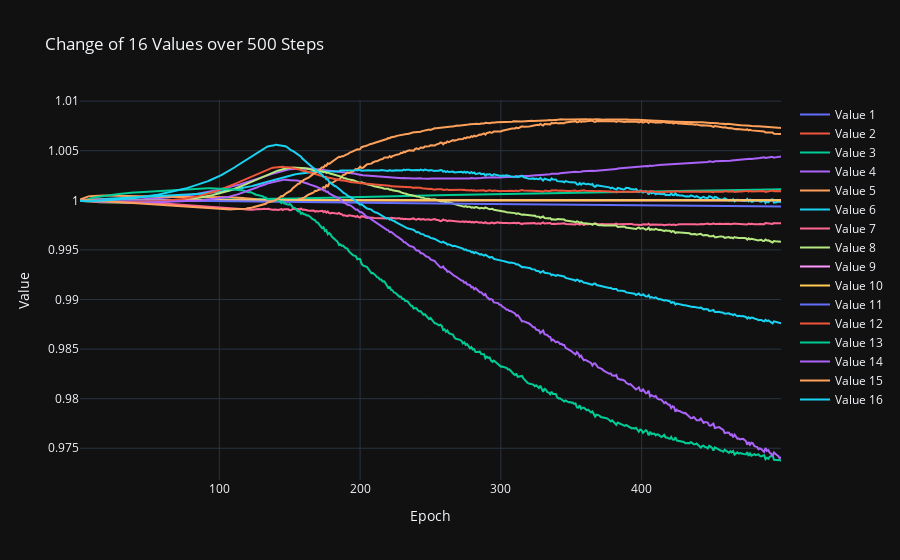

Notebook code cell kept with this figure:
### Markdown cell above
# Vars

### Code cell
import numpy as np
import plotly.graph_objects as go


data = experiment_data_loader.experiment_data['000001']['repetition_data'][1]


means = []
for mean_idx in range(16):
    means.append(data[f"var{mean_idx}"])

    
data = np.stack(means, axis=1)

# Preparing data for plotting
epochs = np.arange(1, data.shape[0])
traces = []
for i in range(data.shape[1]):
    traces.append(go.Scatter(x=epochs, y=data[:, i], mode='lines', name=f'Value {i+1}'))

# Plotting with Plotly
layout = go.Layout(title='Change of 16 Values over 500 Steps',
                   xaxis=dict(title='Epoch'),
                   yaxis=dict(title='Value'),
                   template='plotly_dark')

fig = go.Figure(data=traces, layout=layout)
fig.show()

### Figure 1 — Plotly figure (JSON) as saved in the notebook; plotly's stock layout.template omitted (floating-point values rounded to 4 significant figures; data arrays with more than 128 entries replaced by an {"elided": "..."} marker saying what was removed)
{"data": [{"mode": "lines", "name": "Value 1", "type": "scatter", "x": {"elided": "499 int values"}, "y": {"elided": "500 int values"}}, {"mode": "lines", "name": "Value 2", "type": "scatter", "x": {"elided": "499 int values"}, "y": {"elided": "500 float values"}}, {"mode": "lines", "name": "Value 3", "type": "scatter", "x": {"elided": "499 int values"}, "y": {"elided": "500 float values"}}, {"mode": "lines", "name": "Value 4", "type": "scatter", "x": {"elided": "499 int values"}, "y": {"elided": "500 float values"}}, {"mode": "lines", "name": "Value 5", "type": "scatter", "x": {"elided": "499 int values"}, "y": {"elided": "500 float values"}}, {"mode": "lines", "name": "Value 6", "type": "scatter", "x": {"elided": "499 int values"}, "y": {"elided": "500 float values"}}, {"mode": "lines", "name": "Value 7", "type": "scatter", "x": {"elided": "499 int values"}, "y": {"elided": "500 float values"}}, {"mode": "lines", "name": "Value 8", "type": "scatter", "x": {"elided": "499 int values"}, "y": {"elided": "500 float values"}}, {"mode": "lines", "name": "Value 9", "type": "scatter", "x": {"elided": "499 int values"}, "y": {"elided": "500 int values"}}, {"mode": "lines", "name": "Value 10", "type": "scatter", "x": {"elided": "499 int values"}, "y": {"elided": "500 int values"}}, {"mode": "lines", "name": "Value 11", "type": "scatter", "x": {"elided": "499 int values"}, "y": {"elided": "500 float values"}}, {"mode": "lines", "name": "Value 12", "type": "scatter", "x": {"elided": "499 int values"}, "y": {"elided": "500 float values"}}, {"mode": "lines", "name": "Value 13", "type": "scatter", "x": {"elided": "499 int values"}, "y": {"elided": "500 float values"}}, {"mode": "lines", "name": "Value 14", "type": "scatter", "x": {"elided": "499 int values"}, "y": {"elided": "500 float values"}}, {"mode": "lines", "name": "Value 15", "type": "scatter", "x": {"elided": "499 int values"}, "y": {"elided": "500 float values"}}, {"mode": "lines", "name": "Value 16", "type": "scatter", "x": {"elided": "499 int values"}, "y": {"elided": "500 float values"}}], "layout": {"title": {"text": "Change of 16 Values over 500 Steps"}, "xaxis": {"title": {"text": "Epoch"}}, "yaxis": {"title": {"text": "Value"}}}}
